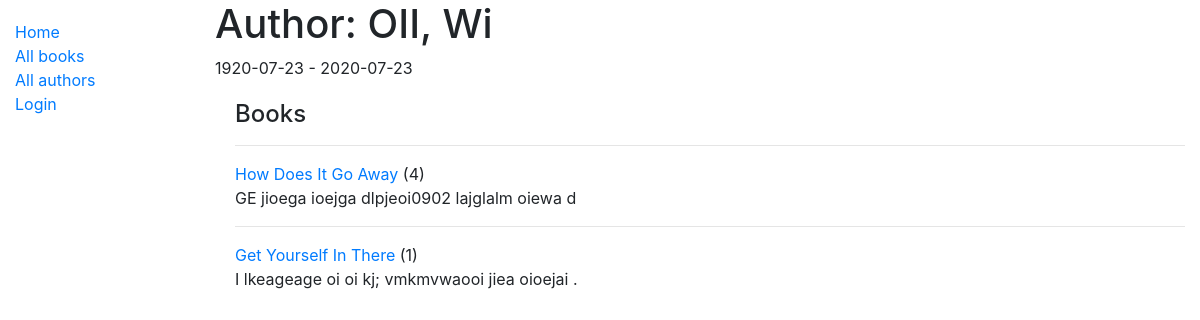
Page /catalog/authors/1 on the committed database.
### catalog/models.py (models this page shows, shortened)
class Author(models.Model):
    first_name = models.CharField(max_length=100)
    last_name = models.CharField(max_length=100)
    date_of_birth = models.DateField(null=True, blank=True)
    date_of_death = models.DateField('Died', null=True, blank=True)
    class Meta:
        ordering = ['last_name', 'first_name']
    def __str__(self):
        return f'{self.last_name}, {self.first_name}'
    def life_span(self):
        return f'{self.date_of_birth} - {self.date_of_death}'

class Book(models.Model):
    title = models.CharField(max_length=200)
    author = models.ForeignKey('Author', on_delete=models.SET_NULL, null=True)
    summary = models.TextField(max_length=1000, help_text='Enter a brief description of the book')
    isbn = models.CharField('ISBN', max_length=13, help_text='13 Character <a href="https://www.isbn-international.org/content/what-isbn">ISBN number</a>')
    genre = models.ManyToManyField(Genre, help_text='Select a genre for this book')
    language = models.ForeignKey('Language', on_delete=models.SET_NULL, null=True)
    def get_absolute_url(self):
        return reverse('book-detail', args=[str(self.id)])
    def display_genre(self):
        """Create a string for the Genre. This is required to display genre in Admin."""
        return ', '.join(genre.name for genre in self.genre.all()[:3])
    display_genre.short_description = 'Genre'

### catalog/views.py (the view)
# urls.py: path('authors/<int:pk>', views.AuthorDetailView.as_view(), name='author-detail'),
class AuthorDetailView(generic.DetailView):
    model = Author

### catalog/templates/catalog/author_detail.html
{% extends "base_generic.html" %}
{% block content %}
  <h1>Author: {{ author }}</h1>
  <p>{{ author.life_span }}</P>
  <div style="margin-left:20px;margin-top:20px">
    <h4>Books</h4>
    {% for book in author.book_set.all %}
      <hr>
      <a href="{{book.get_absolute_url}}"> {{book.title}} </a>({{book.bookinstance_set.count}})
      <p>{{book.summary}}</p>
    {% endfor %}
  </div>
{% endblock %}

### rows in the picture
Author: last_name+first_name "OII, Wi", life_span "1920-07-23 - 2020-07-23"
Book: title "How Does It Go Away", bookinstance_set.count "4", summary "GE jioega ioejga dlpjeoi0902 lajglalm oiewa d"
Book: title "Get Yourself In There", bookinstance_set.count "1", summary "I lkeageage oi oi kj; vmkmvwaooi jiea oioejai ."
